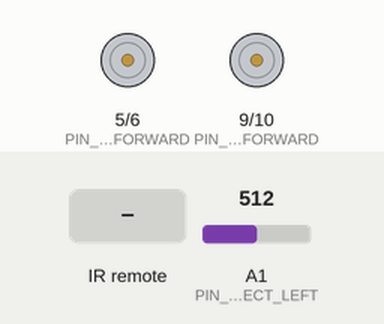
A sketch run on a simulated Arduino Uno, built with avr-gcc and run on an emulated ATmega328P. On the bench: motor-driver pin pairs drawn as motors (green arrow = first pin HIGH = forward, orange = second pin HIGH = backward, longer = more drive). The inputs (shaded band) are chosen by the test bench; at power-on: A1 (PIN_LINE_DETECT_LEFT) = 512.

Above: at 1.2 s.
1.3 s: infrared code 0x16 received
At 1.6 s:
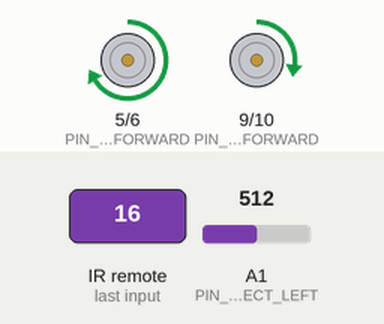
2.8 s: A1 (PIN_LINE_DETECT_LEFT) set to 110
4.3 s: A1 (PIN_LINE_DETECT_LEFT) set to 93
At 5.1 s:
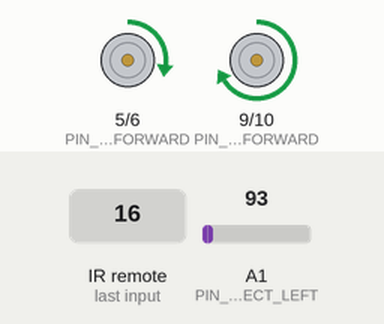
5.8 s: A1 (PIN_LINE_DETECT_LEFT) set to 122
At 6.2 s:
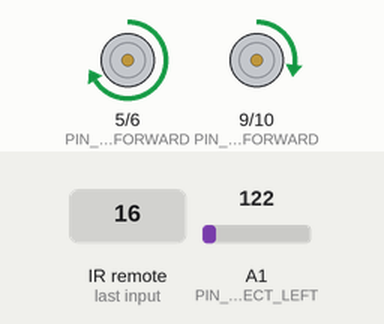
7.3 s: A1 (PIN_LINE_DETECT_LEFT) set to 0
At 8.5 s:
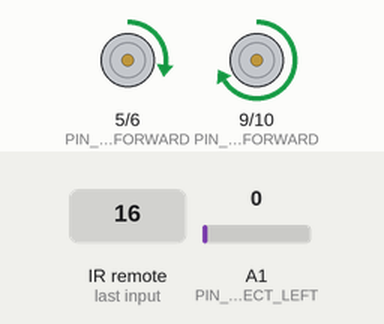
8.8 s: infrared code 0x0D received
At 9.7 s:
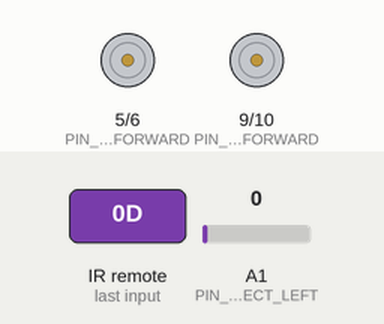
Timing chart, 0 to 11.3 s (numbered marks = the images above; inputs shaded):
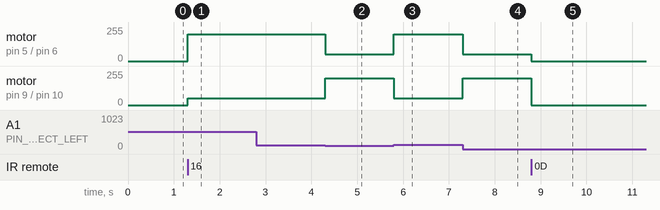

Measured:
- the behaviour switches between 101 and 100 on A1 (PIN_LINE_DETECT_LEFT) (found by bisection; images 1 and 2)
- after the input at 1.3 s, motor on pin 5 (PIN_MOTOR_RIGHT_FORWARD) / pin 6 (PIN_MOTOR_RIGHT_BACKWARD): stopped → forward 200/255 at once; motor on pin 9 (PIN_MOTOR_LEFT_FORWARD) / pin 10 (PIN_MOTOR_LEFT_BACKWARD): stopped → forward 50/255 at once
- after the input at 2.8 s, every drawn part: stays the same
- after the input at 4.3 s, motor on pin 5 (PIN_MOTOR_RIGHT_FORWARD) / pin 6 (PIN_MOTOR_RIGHT_BACKWARD): forward 200/255 → forward 50/255 at once; motor on pin 9 (PIN_MOTOR_LEFT_FORWARD) / pin 10 (PIN_MOTOR_LEFT_BACKWARD): forward 50/255 → forward 200/255 at once
- after the input at 5.8 s, motor on pin 5 (PIN_MOTOR_RIGHT_FORWARD) / pin 6 (PIN_MOTOR_RIGHT_BACKWARD): forward 50/255 → forward 200/255 at once; motor on pin 9 (PIN_MOTOR_LEFT_FORWARD) / pin 10 (PIN_MOTOR_LEFT_BACKWARD): forward 200/255 → forward 50/255 at once
- after the input at 7.3 s, motor on pin 5 (PIN_MOTOR_RIGHT_FORWARD) / pin 6 (PIN_MOTOR_RIGHT_BACKWARD): forward 200/255 → forward 50/255 at once; motor on pin 9 (PIN_MOTOR_LEFT_FORWARD) / pin 10 (PIN_MOTOR_LEFT_BACKWARD): forward 50/255 → forward 200/255 at once
- after the input at 8.8 s, motor on pin 5 (PIN_MOTOR_RIGHT_FORWARD) / pin 6 (PIN_MOTOR_RIGHT_BACKWARD): forward 50/255 → stopped at once; motor on pin 9 (PIN_MOTOR_LEFT_FORWARD) / pin 10 (PIN_MOTOR_LEFT_BACKWARD): forward 200/255 → stopped at once

The sketch:

Linetracer_singlesensor.ino
```cpp
#include <IRremote.hpp> //IR 리모컨 라이브러리.
#define PIN_IR_RECEIVE 2
#define PIN_MOTOR_LEFT_FORWARD 9
#define PIN_MOTOR_LEFT_BACKWARD 10
#define PIN_MOTOR_RIGHT_FORWARD 5
#define PIN_MOTOR_RIGHT_BACKWARD 6
#define PIN_LINE_DETECT_RIGHT A0
#define PIN_LINE_DETECT_LEFT A1
#define REF_VALUE_LINE_DETECT 100
int motorSpeedLeft = 0; // -255~255
int motorSpeedRight = 0; // -255~255
int isStartLineTracing = 0;
int detectValueLeft = 0;
int detectValueRight = 0;
int dirFlag = 1;
int delayVal = 1;
int previousVal = 0;

void processMotor(void);
void processMotor(void) {
  if (motorSpeedLeft >= 0) {
    analogWrite(PIN_MOTOR_LEFT_FORWARD, motorSpeedLeft);
    analogWrite(PIN_MOTOR_LEFT_BACKWARD, 0);
  }
  else {
    analogWrite(PIN_MOTOR_LEFT_FORWARD, 0);
    analogWrite(PIN_MOTOR_LEFT_BACKWARD, motorSpeedLeft * (-1));
  }
  if (motorSpeedRight >= 0) {
    analogWrite(PIN_MOTOR_RIGHT_FORWARD, motorSpeedRight);
    analogWrite(PIN_MOTOR_RIGHT_BACKWARD, 0);
  }
  else {
    analogWrite(PIN_MOTOR_RIGHT_FORWARD, 0);
    analogWrite(PIN_MOTOR_RIGHT_BACKWARD, motorSpeedRight * (-1));
  }
}
void checkDir(int dir);
void checkDir(int dir) {
  if (dir == 0) {  //왼쪽으로 움직이기
    motorSpeedLeft = 50;
    motorSpeedRight = 200;
  }

  else if (dir == 1) {
    motorSpeedLeft = 200;
    motorSpeedRight = 50;
  }
}
void setup() {
  IrReceiver.begin(PIN_IR_RECEIVE, ENABLE_LED_FEEDBACK);
  pinMode(PIN_MOTOR_LEFT_FORWARD, OUTPUT);
  pinMode(PIN_MOTOR_LEFT_BACKWARD, OUTPUT);
  pinMode(PIN_MOTOR_RIGHT_FORWARD, OUTPUT);
  pinMode(PIN_MOTOR_RIGHT_BACKWARD, OUTPUT);
  analogWrite(PIN_MOTOR_LEFT_FORWARD, 0);
  analogWrite(PIN_MOTOR_LEFT_BACKWARD, 0);
  analogWrite(PIN_MOTOR_RIGHT_FORWARD, 0);
  analogWrite(PIN_MOTOR_RIGHT_BACKWARD, 0);
}

void loop() {
  if (IrReceiver.decode() == true) {
    if (IrReceiver.decodedIRData.protocol == NEC) {
      if (IrReceiver.decodedIRData.command == 0x16) { // *
        isStartLineTracing = 1;
      }
      else if (IrReceiver.decodedIRData.command == 0x0D) { // #
        isStartLineTracing = 0;
      }
    }
    IrReceiver.resume();
  }

  if (isStartLineTracing == 0) {
    motorSpeedLeft = 0;
    motorSpeedRight = 0;
  }
  else {
    detectValueLeft = analogRead(PIN_LINE_DETECT_LEFT);
    //    if ((detectValueLeft > REF_VALUE_LINE_DETECT)&(previousVal > REF_VALUE_LINE_DETECT)) { // 검은선 감지
    //      motorSpeedLeft = 255;
    //      motorSpeedRight = 255;
    //    }
    if ((previousVal > REF_VALUE_LINE_DETECT) ^ (detectValueLeft > REF_VALUE_LINE_DETECT)) {

      //이전에 검정, 이번에 하양 이면  방향 변경
      dirFlag ^= 1;
    }

    checkDir(dirFlag);
  }
  previousVal = detectValueLeft;
  processMotor();

}
```
